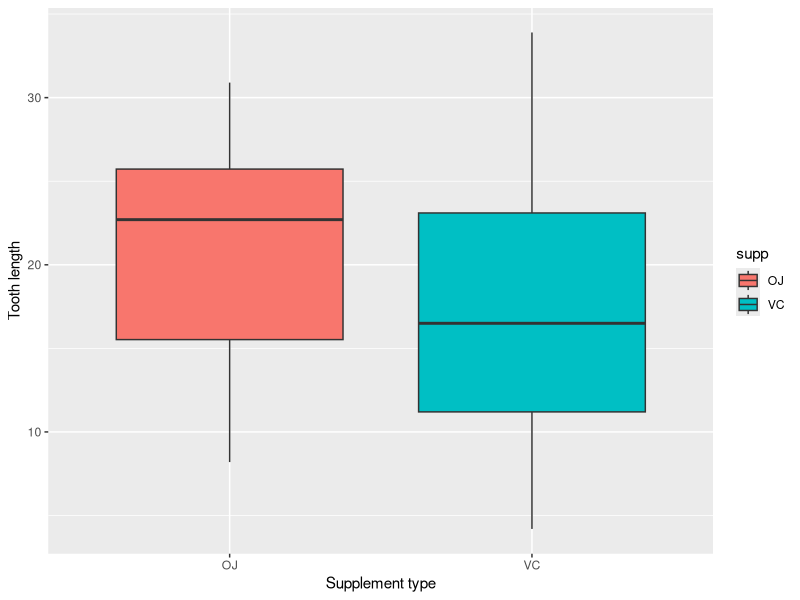
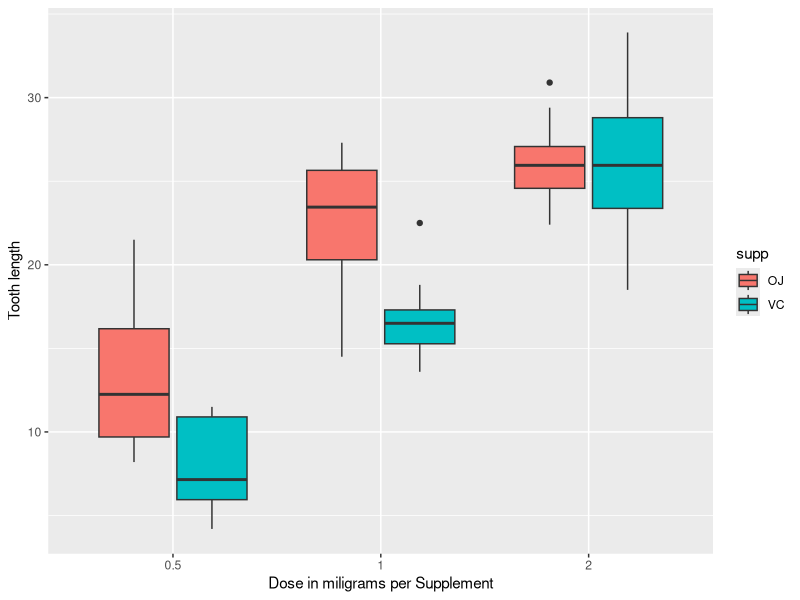
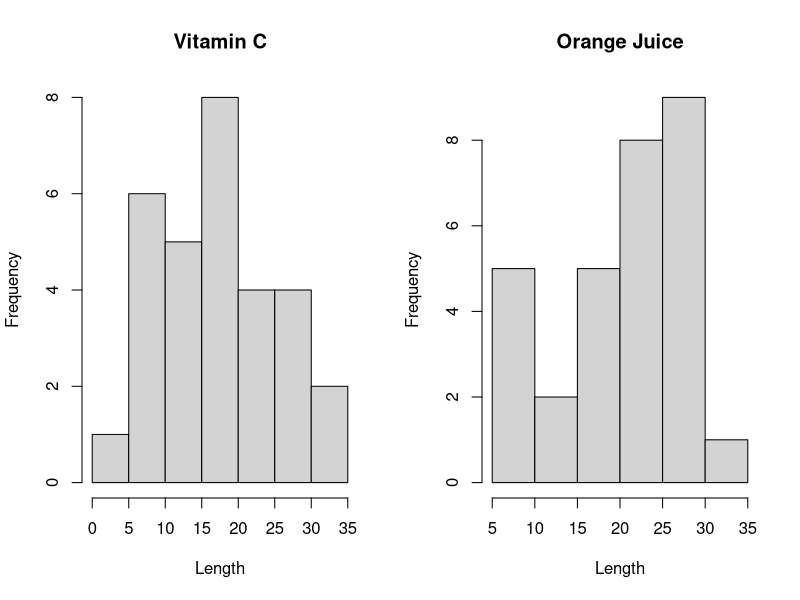

Reproduce these figures in R, in order.
## ---- chunk 1
knitr::opts_chunk$set(echo = TRUE)
## ---- chunk 2

library(datasets)
library(ggplot2)

## ---- chunk 3

head(ToothGrowth)

## ---- chunk 4

str(ToothGrowth)

## ---- chunk 5

summary(ToothGrowth)

## ---- chunk 6

unique(ToothGrowth$dose)
unique(ToothGrowth$supp)
unique(ToothGrowth$len)

## ---- chunk 7

ToothGrowth$dose <- as.factor(ToothGrowth$dose)

sapply(split(ToothGrowth$len, ToothGrowth$supp), mean)

## ---- chunk 8

ggplot(aes(x=supp, y=len), data=ToothGrowth) + geom_boxplot(aes(fill=supp))+ 
        xlab("Supplement type") +ylab("Tooth length") 

sapply(split(ToothGrowth$len, ToothGrowth$dose), mean)

ggplot(aes(x=dose, y=len), data=ToothGrowth) + geom_boxplot(aes(fill=supp)) + 
        xlab("Dose in miligrams per Supplement") +ylab("Tooth length") 

#Lets plot the histograms of the length distributions for each type of supplement

x<- subset(ToothGrowth, ToothGrowth$supp=="VC")
y <- subset(ToothGrowth, ToothGrowth$supp=="OJ")

par(mfrow= c(1,2))

hist(x$len, main = "Vitamin C", xlab = "Length")
hist(y$len, main = "Orange Juice", xlab = "Length")


## ---- chunk 9

summary(ToothGrowth)

sapply(split(ToothGrowth$len, ToothGrowth$supp), var)

## ---- chunk 10

t.test(ToothGrowth$len[ToothGrowth$supp=="OJ"], ToothGrowth$len[ToothGrowth$supp=="VC"], paired = FALSE, var.equal = FALSE)

## ---- chunk 11

t.test(ToothGrowth$len[ToothGrowth$dose==0.5], ToothGrowth$len[ToothGrowth$dose==1], paired = FALSE, var.equal = FALSE)

## ---- chunk 12

t.test(ToothGrowth$len[ToothGrowth$dose==1], ToothGrowth$len[ToothGrowth$dose==2], paired = FALSE, var.equal = FALSE)

